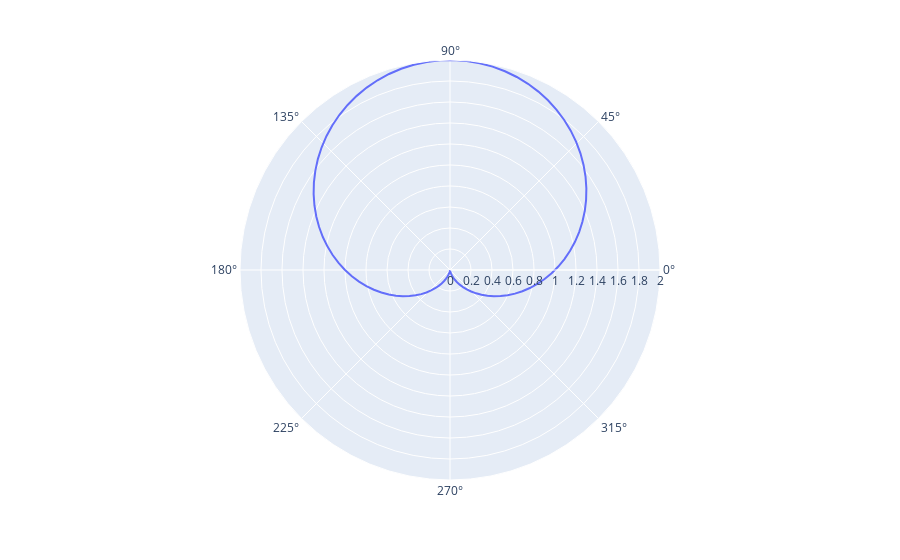

Notebook cell for this chart:
### Markdown cell above
### Plotly
Auch mit Plotly können ohne Umrechnungen in kartesische Koordinate eine grafische Darstellung erzeugen. Wir verwenden dazu *plotly.express* und dort die Funktion *line_polar*. Wichtig ist, dass wir die Winkel, die in Plotly als *theta* bezeichnet werden, in *Gradmaß* übergeben. Da wir in NumPy Bogenmaß verwendet haben müssen wir hier die Werte mit *numpy.rad2deg* umrechnen. Wir sollten auch darauf achten, dass 0 Grad auf der positiven Achse liegen und dass wir mathematisch positiv,
entgegen des Uhrzeigersinns, die Winkel durchlaufen.

### Code cell
import plotly.express as px
import plotly.io as pio

pio.renderers.default = 'notebook_connected+jupyterlab'

fig = px.line_polar(
    r=r,
    theta=np.rad2deg(phi),
    start_angle=0, direction="counterclockwise"
)

fig.show()

### Figure 1 — Plotly figure (JSON) as saved in the notebook; plotly's stock layout.template omitted (floating-point values rounded to 4 significant figures)
{"data": [{"hovertemplate": "r=%{r}<br>theta=%{theta}<extra></extra>", "legendgroup": "", "line": {"color": "#636efa", "dash": "solid"}, "marker": {"symbol": "circle"}, "mode": "lines", "name": "", "r": [1.0, 0.9366, 0.8734, 0.8107, 0.7489, 0.688, 0.6283, 0.5702, 0.5138, 0.4594, 0.4071, 0.3572, 0.3099, 0.2654, 0.2239, 0.1854, 0.1503, 0.1185, 0.09037, 0.06585, 0.0451, 0.02819, 0.01519, 0.006162, 0.001133, 0.0001259, 0.003145, 0.01018, 0.0212, 0.03616, 0.055, 0.07765, 0.104, 0.134, 0.1674, 0.2042, 0.2443, 0.2873, 0.3332, 0.3818, 0.4329, 0.4863, 0.5418, 0.5991, 0.658, 0.7183, 0.7797, 0.842, 0.9049, 0.9683, 1.032, 1.095, 1.158, 1.22, 1.282, 1.342, 1.401, 1.458, 1.514, 1.567, 1.618, 1.667, 1.713, 1.756, 1.796, 1.833, 1.866, 1.896, 1.922, 1.945, 1.964, 1.979, 1.99, 1.997, 2.0, 1.999, 1.994, 1.985, 1.972, 1.955, 1.934, 1.91, 1.881, 1.85, 1.815, 1.776, 1.735, 1.69, 1.643, 1.593, 1.541, 1.486, 1.43, 1.372, 1.312, 1.251, 1.189, 1.127, 1.063, 1.0], "showlegend": false, "subplot": "polar", "theta": [-180, -176.4, -172.7, -169.1, -165.5, -161.8, -158.2, -154.5, -150.9, -147.3, -143.6, -140, -136.4, -132.7, -129.1, -125.5, -121.8, -118.2, -114.5, -110.9, -107.3, -103.6, -100, -96.36, -92.73, -89.09, -85.45, -81.82, -78.18, -74.55, -70.91, -67.27, -63.64, -60.0, -56.36, -52.73, -49.09, -45.45, -41.82, -38.18, -34.55, -30.91, -27.27, -23.64, -20.0, -16.36, -12.73, -9.091, -5.455, -1.818, 1.818, 5.455, 9.091, 12.73, 16.36, 20.0, 23.64, 27.27, 30.91, 34.55, 38.18, 41.82, 45.45, 49.09, 52.73, 56.36, 60.0, 63.64, 67.27, 70.91, 74.55, 78.18, 81.82, 85.45, 89.09, 92.73, 96.36, 100.0, 103.6, 107.3, 110.9, 114.5, 118.2, 121.8, 125.5, 129.1, 132.7, 136.4, 140, 143.6, 147.3, 150.9, 154.5, 158.2, 161.8, 165.5, 169.1, 172.7, 176.4, 180], "type": "scatterpolar"}], "layout": {"autosize": true, "legend": {"tracegroupgap": 0}, "margin": {"t": 60}, "polar": {"angularaxis": {"direction": "counterclockwise", "rotation": 0, "type": "linear"}, "domain": {"x": [0, 1], "y": [0, 1]}, "radialaxis": {"autorange": true, "range": [0, 2.0], "type": "linear"}}}}
